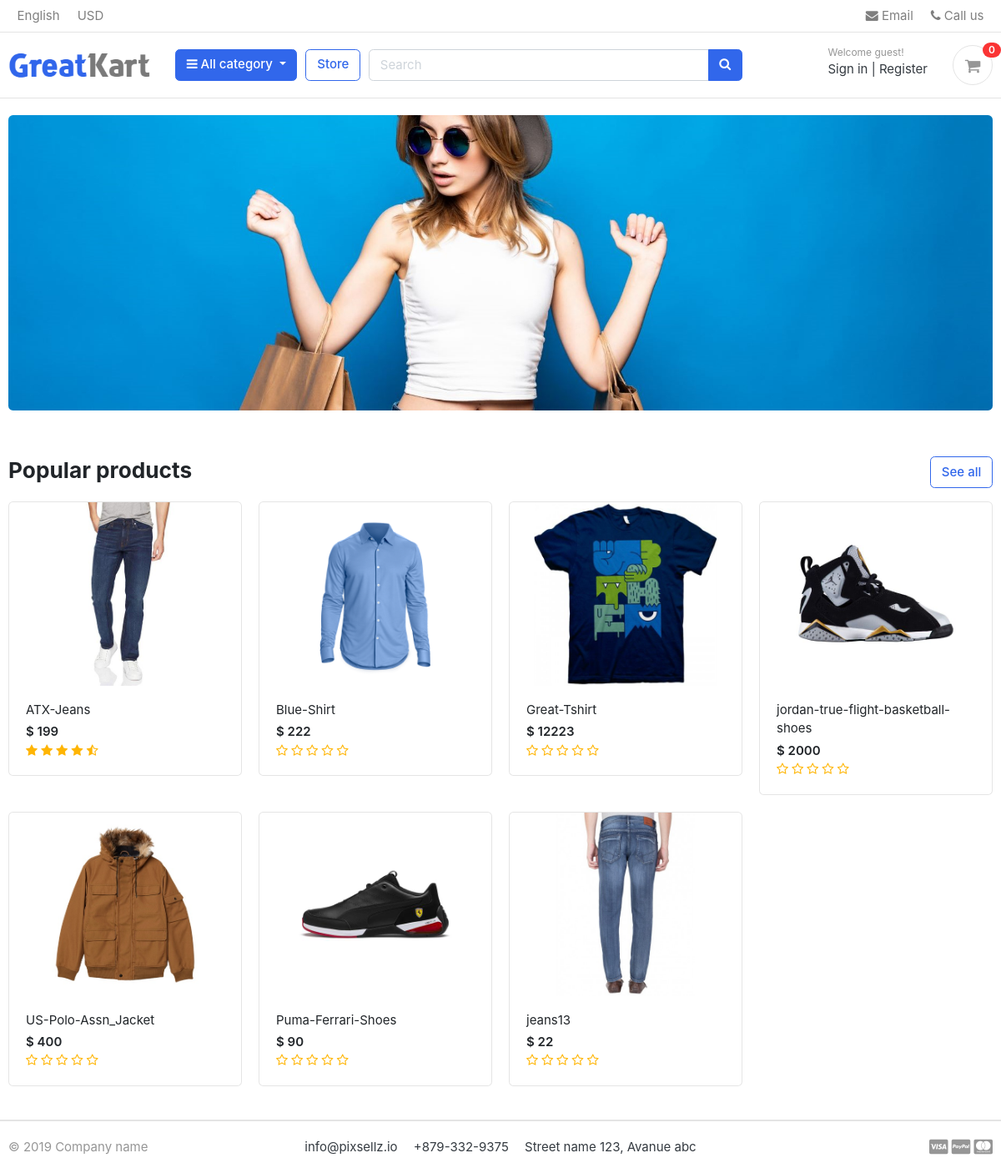
The page / on the database its author committed.
### store/models.py (models this page shows, shortened)
class Product(models.Model):
    product_name    = models.CharField(max_length=200, unique=True)
    slug            = models.SlugField(max_length=200, unique=True)
    description     = models.TextField(max_length=500, blank=True)
    price           = models.IntegerField()
    images          = models.ImageField(upload_to='photos/products')
    stock           = models.IntegerField()
    is_available    = models.BooleanField(default=True)
    category        = models.ForeignKey(Category, on_delete=models.CASCADE)
    created_date    = models.DateTimeField(auto_now_add=True)
    modified_date   = models.DateTimeField(auto_now=True)
    def get_url(self):
        return reverse('product_detail', args=[self.category.slug, self.slug])
    def averageReview(self):
        reviews = ReviewRating.objects.filter(product=self, status=True).aggregate(average=Avg('rating'))
        avg = 0
        if reviews['average'] is not None:
            avg = float(reviews['average'])
        return avg

### greatkart/views.py (the view)
# urls.py: 2. Add a URL to urlpatterns:  path('', views.home, name='home')
def home(request):
    products = Product.objects.all().filter(is_available=True).order_by('created_date')
    reviews = None
    for product in products:
        reviews = ReviewRating.objects.filter(product_id=product.id, status=True)
    context = {
        'products': products,
        'reviews': reviews,
    }
    return render(request, 'home.html', context)

### carts/context_processors.py (called while the page is built)
def counter(request):
    cart_count = 0
    if 'admin' in request.path:
        return {}
    else:
        try:
            cart = Cart.objects.filter(cart_id=_cart_id(request))
            if request.user.is_authenticated:
                cart_items = CartItem.objects.all().filter(user=request.user)
            else:
                cart_items = CartItem.objects.all().filter(cart=cart[:1])
            for cart_item in cart_items:
                cart_count += cart_item.quantity
        except Cart.DoesNotExist:
            cart_count = 0
    return dict(cart_count=cart_count)

### carts/views.py (called while the page is built)
def _cart_id(request):
    cart = request.session.session_key
    if not cart:
        cart = request.session.create()
    return cart

### category/context_processors.py (called while the page is built)
def menu_links(request):
    links = Category.objects.all()
    return dict(links=links)

### category/models.py (called while the page is built)
    def get_url(self):
            return reverse('products_by_category', args=[self.slug])

### templates/home.html
{% extends 'base.html' %}
{% load static %}
{% block content %}
<section class="section-intro padding-y-sm">
<div class="container">
<div class="intro-banner-wrap">
	<img src="{% static 'images/banners/cover.jpg' %}" class="img-fluid rounded">
</div>
</div>
</section>
<section class="section-name padding-y-sm">
<div class="container">
<header class="section-heading">
	<a href="{% url 'store' %}" class="btn btn-outline-primary float-right">See all</a>
	<h3 class="section-title">Popular products</h3>
</header>
<div class="row">
	{% for product in products %}
	<div class="col-md-3">
		<div class="card card-product-grid">
			<a href="{{ product.get_url }}" class="img-wrap"> <img src="{{ product.images.url }}"> </a>
			<figcaption class="info-wrap">
				<a href="{{ product.get_url }}" class="title">{{ product.product_name }}</a>
				<div class="price mt-1">$ {{ product.price }}</div>
				<div class="rating-star">
					<span>
						<i class="fa fa-star{% if product.averageReview < 0.5 %}-o{% elif product.averageReview >= 0.5 and product.averageReview < 1 %}-half-o {% endif %}" aria-hidden="true"></i>
						<i class="fa fa-star{% if product.averageReview < 1.5 %}-o{% elif product.averageReview >= 1.5 and product.averageReview < 2 %}-half-o {% endif %}" aria-hidden="true"></i>
						<i class="fa fa-star{% if product.averageReview < 2.5 %}-o{% elif product.averageReview >= 2.5 and product.averageReview < 3 %}-half-o {% endif %}" aria-hidden="true"></i>
						<i class="fa fa-star{% if product.averageReview < 3.5 %}-o{% elif product.averageReview >= 3.5 and product.averageReview < 4 %}-half-o {% endif %}" aria-hidden="true"></i>
						<i class="fa fa-star{% if product.averageReview < 4.5 %}-o{% elif product.averageReview >= 4.5 and product.averageReview < 5 %}-half-o {% endif %}" aria-hidden="true"></i>
						</span>
				</div>
			</figcaption>
		</div>
	</div>
	{% endfor %}
</div>
</div>
</section>
</body>
</html>
 {% endblock %}

### static/css/ui.css (style rules this page uses)
html { font-family: "Inter", sans-serif; font-size: 15px; }
.img-wrap { text-align: center; display: block; }
.img-wrap img { max-width: 100%; }
.padding-y-sm { padding-top: 20px; padding-bottom: 20px; }
.section-heading { margin-bottom: 20px; margin-top: 15px; }
.section-title { color: #212529; }
[class*=card-product] a.title { color: #212529; display: block; }
[class*=card-product] .img-wrap { overflow: hidden; position: relative; }
[class*=card-product] .img-wrap img { height: 100%; max-width: 100%; width: auto; display: inline-block; -o-object-fit: cover; object-fit: cover; }
.card-product-grid { margin-bottom: 20px; }
.card-product-grid .img-wrap { border-radius: 0.2rem 0.2rem 0 0; height: 220px; }
.card-product-grid .info-wrap { overflow: hidden; padding: 18px 20px; }
.card .img-wrap { overflow: hidden; }
.price { font-weight: 600; color: #212529; }

### static/css/custom.css (style rules this page uses)
.rating-star i { color: #ffb503 !important; }

### rows shown on the page
Product: images (picture), product_name "ATX-Jeans", price "199"
Product: images (picture), product_name "Blue-Shirt", price "222"
Product: images (picture), product_name "Great-Tshirt", price "12223"
Product: images (picture), product_name "jordan-true-flight-basketball-shoes", price "2000"
Product: images (picture), product_name "US-Polo-Assn_Jacket", price "400"
Product: images (picture), product_name "Puma-Ferrari-Shoes", price "90"
Product: images (picture), product_name "jeans13", price "22"

### other values the page prints
{{ cart_count }} "0"
